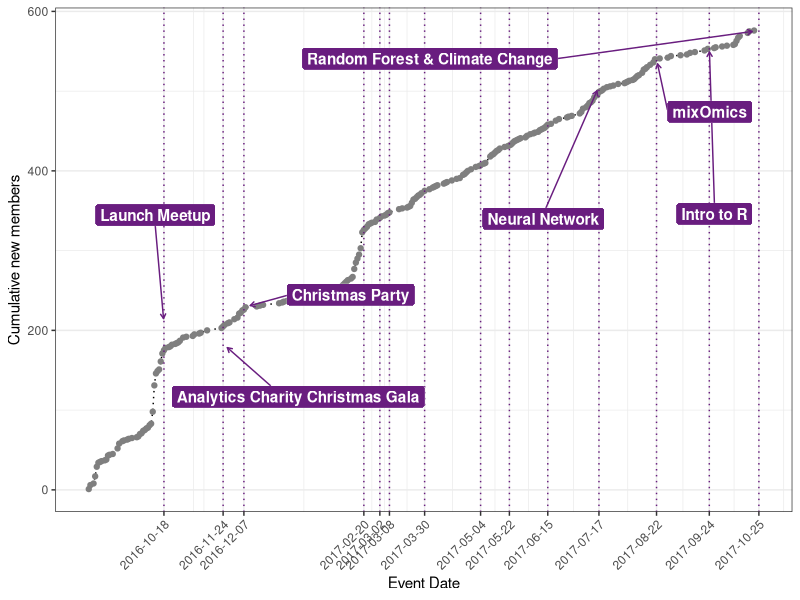
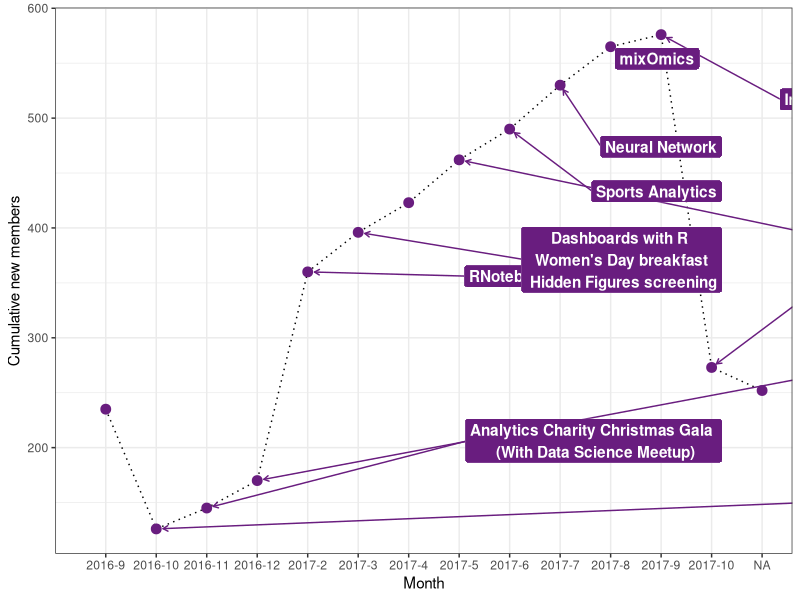
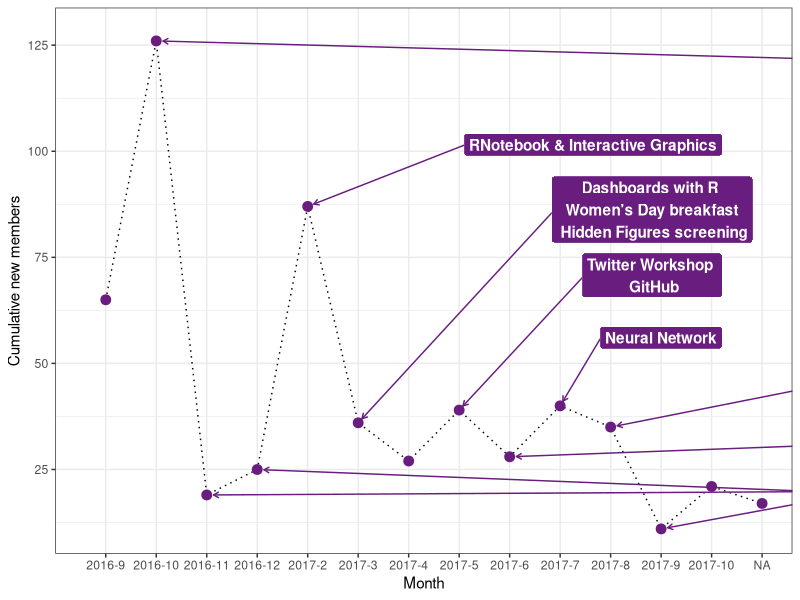

Generate these figures, in order, with R:
## ---- chunk 1
knitr::opts_chunk$set(echo = TRUE)


## ---- chunk 2
library(readr)
library(tidyverse)
library(ggrepel)
members <- read_delim("R-Ladies-Melbourne_Member_List_on_10-22-17.txt",  "\t", escape_double = FALSE, trim_ws = TRUE)

members <- members %>% separate(`Joined Group on`, into =c("Month","Day","Year"),remove=FALSE,sep="/")
table(members$Year)
members$Year <- ifelse(members$Year == "16","2016",
                       ifelse(members$Year == "17","2017",members$Year))
members$Month <- ifelse(members$Month == "01","1",members$Month)
members$Month <- ifelse(members$Month == "02","2",members$Month)
members$Month <- ifelse(members$Month == "03","3",members$Month)
members$Month <- ifelse(members$Month == "04","4",members$Month)
members$Month <- ifelse(members$Month == "05","5",members$Month)
members$Month <- ifelse(members$Month == "06","6",members$Month)
members$Month <- ifelse(members$Month == "07","7",members$Month)
members$Month <- ifelse(members$Month == "08","8",members$Month)
members$Month <- ifelse(members$Month == "09","9",members$Month)
members$Month <- factor(members$Month,levels=c("1","2","3","4","5","6","7","8","9","10","11","12"))

members$Date_joined <- paste(members$Year,members$Month,members$Day,sep="-")
members$Date_joined <- as.Date(members$Date_joined, "%Y-%m-%d")
members <- members[order(members$Date_joined,decreasing = FALSE),]

members_joined <- members %>% group_by(Date_joined) %>% 
  dplyr::summarise(New_members = length(Name))
members_joined$cumulative <- cumsum(members_joined$New_members)

# events dates

events <- data.frame(title = c("Random Forest & Climate Change","Intro to R","mixOmics",
                               "Neural Network","Sports Analytics","Twitter Workshop",
                               "Git in RStudio","Dashboards with R","Women's Day breakfast",
                               "Hidden Figures screening","RNotebook & Interactive Graphics","Christmas Party",
                               "Launch Meetup","Analytics Charity Christmas Gala"),
                     date_event = c("2017-10-25","2017-09-24","2017-08-22","2017-07-17",
                                    "2017-06-15","2017-05-22","2017-05-04","2017-03-30",
                                    "2017-03-08","2017-03-02","2017-02-20","2016-12-07","2016-10-18",
                                    "2016-11-24"),
                     yax <- c(576,555,540,506,468,441,406,375,360,343,326,229,209,183))
events$date_event <- as.Date(events$date_event,"%Y-%m-%d")
ggplot(members_joined,aes(x=Date_joined,y=cumulative)) + geom_line(linetype="dotted") + geom_point(colour="grey50")  +
  geom_vline(xintercept = events$date_event,linetype="dotted",colour="#691d7f") + 
    geom_label_repel(data=events,aes(x=date_event,y=yax,label=title),fill="#691d7f",
    fontface = 'bold', color = 'white',
    segment.color = '#691d7f',
    label.size = 0.05,show.legend = FALSE,box.padding = 2,point.padding = 0.5,arrow = arrow(length = unit(0.01, 'npc'))) + theme_bw()+
  labs(x="Event Date",y="Cumulative new members") + scale_x_date(breaks=events$date_event) +  theme(axis.text.x = element_text(angle=45,hjust = 1))
## ---- chunk 3
library(readr)
library(tidyverse)
library(ggrepel)

members_joined <- members %>% group_by(Year,Month) %>% 
  dplyr::summarise(New_members = length(Name)) %>% 
  unite(Year_Month,Year,Month,sep="-",remove=FALSE)

events <- data.frame(Event = c("Random Forest & Climate Change",
                               "Introduction to R",
                               "mixOmics",
                               "Neural Network",
                               "Sports Analytics",
                               "Twitter Workshop \n GitHub",
                               "Dashboards with R \n Women's Day breakfast \n Hidden Figures screening",
                               "Trivia Night-Christmas Party",
                               "RNotebook & Interactive Graphics",
                               "Launch Meetup",
                               "Analytics Charity Christmas Gala \n (With Data Science Meetup)"),
                     Year_Month = c("2017-10",
                                    "2017-9",
                                    "2017-8",
                                    "2017-7",
                                    "2017-6",
                                    "2017-5",
                                    "2017-3",
                                   "2016-12",
                                   "2017-2",
                                   "2016-10",
                                    "2016-11"))

events$Year_Month <- factor(events$Year_Month,levels=c("2016-10","2016-11","2016-12","2017-2","2017-3","2017-5","2017-6","2017-7","2017-8","2017-9","2017-10"))

merge_event_members <- merge(members_joined,events,all = TRUE)
merge_event_members$cumulative <- cumsum(merge_event_members$New_members)
merge_event_members$Year_Month <- factor(merge_event_members$Year_Month,levels=c("2016-9","2016-10","2016-11","2016-12","2017-2","2017-3","2017-4","2017-5","2017-6","2017-7","2017-8","2017-9","2017-10"))

ggplot(merge_event_members,aes(x=Year_Month,y=cumulative,group=Year_Month)) + geom_line(group = 1,linetype="dotted") + geom_point(colour="#691d7f",size=3)  +
  geom_label_repel(aes(x=Year_Month,y=cumulative,label=Event),fill="#691d7f",
    fontface = 'bold', color = 'white',
    segment.color = '#691d7f',
    label.size = 0.05,show.legend = FALSE,box.padding = 2,point.padding = 0.5,nudge_x = -1, nudge_y = 2,arrow = arrow(length = unit(0.01, 'npc'))) + theme_bw() +
  labs(x="Month",y="Cumulative new members")
## ---- chunk 4
ggplot(merge_event_members,aes(x=Year_Month,y=New_members,group=Year_Month)) + geom_line(group = 1,linetype="dotted") + geom_point(colour="#691d7f",size=3)  +
  geom_label_repel(aes(x=Year_Month,y=New_members,label=Event),fill="#691d7f",
    fontface = 'bold', color = 'white',
    segment.color = '#691d7f',
    label.size = 0.05,show.legend = FALSE,box.padding = 2,point.padding = 0.5,nudge_x = -1, nudge_y = 2,arrow = arrow(length = unit(0.01, 'npc'))) + theme_bw() +
  labs(x="Month",y="Cumulative new members")
